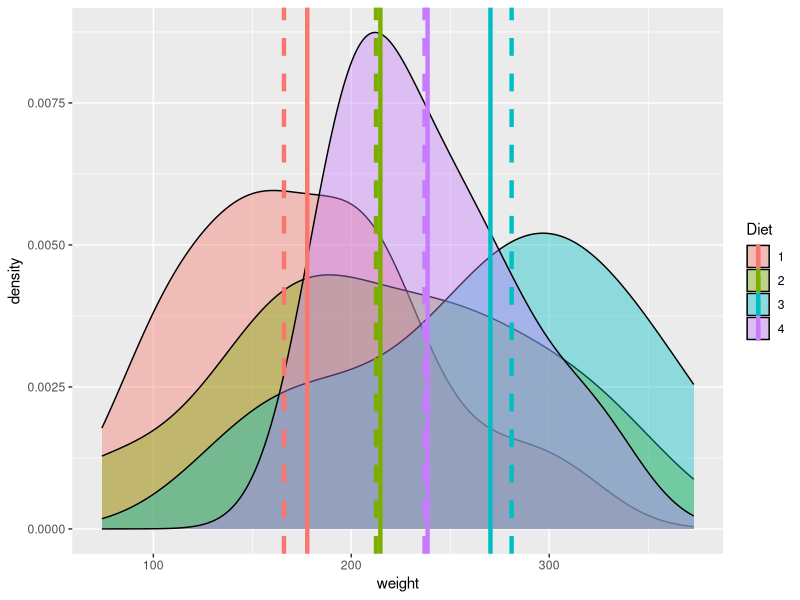
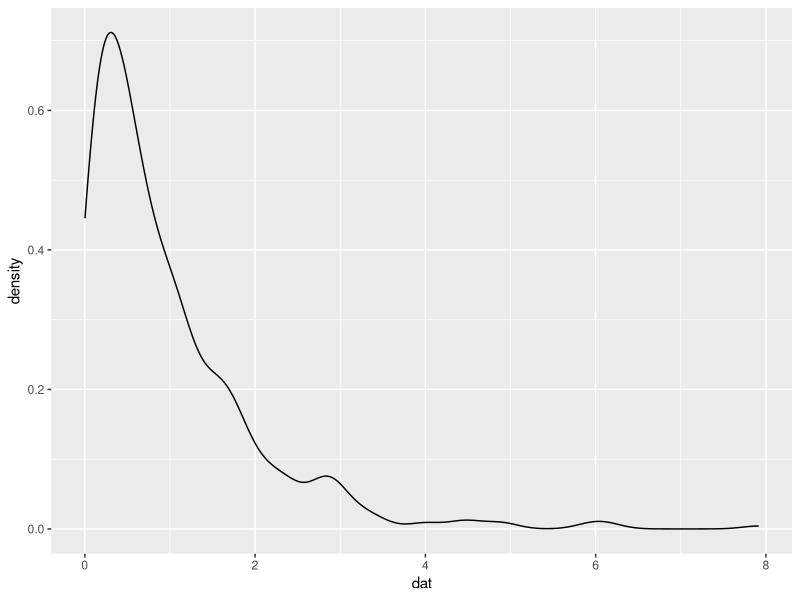

Write the R code that produced these figures, in order. (Note: this script raises an error after producing the figures.)
# Dat_1.R
# The First day of the stats class 
# Purpose: to practice some of the concepts that we will encounter
# 12 April 2018

#Set-up

library(tidyverse)
library(tibble)

# Integers ----------------------------------------------------------------

#Generate integer data
Integer_r <- as.integer(seq(5, 14, by = 1))

#List data
Integer_r 

#summarise data
summary(Integer_r)


# Continuous --------------------------------------------------------------

#Generate a sequence of numeric values
numeric_r <- seq(23, 43, length.out = 10)


# Dates -------------------------------------------------------------------

as.Date("2005-12-31") - as.Date("2005-12-12")
# or
dates_r <- seq(as.Date("2005-12-16"), as.Date("2005-12-25"), by = "day")
#summarise data
summary(dates_r)


# Dataframes --------------------------------------------------------------

#Create  the base dataframe
df_r <- data.frame(integers = Integer_r,
                   numeric = numeric_r,
                   dates = dates_r)
#Then upgrade it to a tibble
df_r <- as_tibble(df_r)
summary(df_r)


# Categories --------------------------------------------------------------


#Electronics
elec_r <- as.factor(c("laptops",
                      "desktops", 
                      "cell phones"))

#People
people_r <- as.factor(c("funny",
                        "beautiful pepole",
                        "beanies"))

#Colours
colour_r <- as.factor(c("red","blue"))


# Ordianal data -----------------------------------------------------------

#Here we still have qualitative data
#bit with some sort of order

colour_qual <- ordered(c("blue", "green",
                         "yellow", "orange",
                         "red"),
                       levels = c("blue", "green",
                                  "yellow", "orange",
                                  "red"))


# Binary ------------------------------------------------------------------

#These are generally represented as : TRUE or FALSE
binary_r <- c(TRUE, FALSE, TRUE, TRUE)
summary(binary_r)


# Characters --------------------------------------------------------------

sites_r <- c("Yztervarkpunt", "Betty's Bay",
             "Gamsbaai", "Sea Point")


# Missing values ----------------------------------------------------------

# Number of eggs recorded in a nest

# The NA shows a nest that was not able to be sampled
chicks_nest <- c(3, 2, 0, 10, 5, 6, 8, 2, 4, NA)

# summarize data
summary(chicks_nest)

#mean
mean(chicks_nest)

#standard deviation
sd(chicks_nest)


# Viewing Data ------------------------------------------------------------

#List data
ChickWeight

#summarized data
summary(ChickWeight)

#to view either the top or bottom of the dataset use head or tail and the number of values to display

head(ChickWeight, 15)

tail(ChickWeight, 15)


# Descriptive statistics --------------------------------------------------

# First create a dataframe
chicks <- as_tibble(ChickWeight)

#Count the data
chicks %>%
  summarise(chicken_count = n())

#or
nrow(chicks)


# Measures of central tendancy --------------------------------------------

#Calculate mean weight
chicks %>%
  summarise(mean_weight = mean(weight))

#be more specific
central_chicks <- chicks %>%
  filter(Time == 21) %>%
  group_by(Diet) %>%
  summarise(mean_weight = mean(weight), 
            median_weight = median(weight))

#Visualize the density of the data
ggplot(data = filter(chicks, Time == 21),
       aes (x = weight, fill = Diet)) +
  geom_density(alpha = 0.4) +
  geom_vline(data = central_chicks,
             aes(xintercept =mean_weight,
                 colour =Diet), size = 1.5) +
  geom_vline(data = central_chicks,
             aes(xintercept =median_weight,
                 colour =Diet), size = 1.5, linetype = "dashed")

# Skewness ----------------------------------------------------------------

#calculate the numeric value

library(e1071)

#Compare difference in mean and median against skewness

chicks %>%
  filter(Time == 21) %>%
  group_by(Diet) %>%
  summarise(mean_weight = mean(weight), 
            median_weight = median(weight),
            skew_weight = skewness(weight))


# kurtosis ----------------------------------------------------------------

chicks %>%
  filter(Time == 21) %>%
  group_by(Diet) %>%
  summarise(mean_weight = mean(weight), 
            median_weight = median(weight),
            skew_weight = skewness(weight),
            kurt_weight =kurtosis(weight))

#Kurtosis has no tails

exp_r <- data.frame(dat =rexp(n = 500),
                    sample = "A")

ggplot(data = exp_r, aes(x = dat)) +
  geom_density()

kurtosis(exo_r$dat)

# Measures of variablity --------------------------------------------------

#Below is a summary of many different statistical properties

weight_summary <- chicks %>%
  filter(Time == 21) %>%
  group_by(Diet) %>%
  summarise(mean_weight = mean(weight), 
            median_weight = median(weight),
            weight_variance = var(weight),
            weight_sd = sd(weight),
            weight_min =min(weight),
            weight_quart1 = quantile(weight, 0.25),
            weight_quart2 = quantile(weight, 0.5),
            weight_quart3 = quantile(weight, 0.75))




